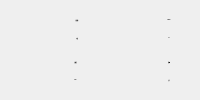
       <widget class="QWidget" name="widget0301" native="true">
        <property name="styleSheet">
         <string notr="true">/* 1. 设置 widget0301 容器本身的背景与圆角 */
#widget0301 {
    background-color: rgb(208, 107, 39);
    border-radius: 20px;
}

/* 2. 设置 widget0301 内部所有 QLabel 的样式 */
#widget0301 QLabel {
    background-color: transparent; /* 核心：去掉讨厌的黑色/白色块 */
    font-size: 20px;
    font-weight: bold;
    color: white;                  /* 确保文字在橙色背景上清晰可见 */
}</string>
        </property>
        <layout class="QGridLayout" name="gridLayout">
         <item row="0" column="0">
          <layout class="QHBoxLayout" name="horizontalLayout_3">
           <item>
            <widget class="QLabel" name="labelFX">
             <property name="minimumSize">
              <size>
               <width>30</width>
               <height>30</height>
              </size>
             </property>
             <property name="maximumSize">
              <size>
               <width>70</width>
               <height>70</height>
              </size>
             </property>
             <property name="text">
              <string/>
             </property>
             <property name="pixmap">
              <pixmap resource="../../res/res.qrc">:/img/wind.png</pixmap>
             </property>
             <property name="scaledContents">
              <bool>true</bool>
             </property>
            </widget>
           </item>
           <item>
            <layout class="QVBoxLayout" name="verticalLayout_2">
             <property name="spacing">
              <number>0</number>
             </property>
             <item>
              <widget class="QLabel" name="labelFXType">
               <property name="font">
                <font>
                 <pointsize>-1</pointsize>
                 <weight>75</weight>
                 <bold>true</bold>
                </font>
               </property>
               <property name="text">
                <string>东南风</string>
               </property>
               <property name="alignment">
                <set>Qt::AlignCenter</set>
               </property>
              </widget>
             </item>
             <item>
              <widget class="QLabel" name="labelFXType_2">
               <property name="font">
                <font>
                 <pointsize>-1</pointsize>
                 <weight>75</weight>
                 <bold>true</bold>
                </font>
               </property>
               <property name="text">
                <string>2级</string>
               </property>
               <property name="alignment">
                <set>Qt::AlignCenter</set>
               </property>
              </widget>
             </item>
            </layout>
           </item>
          </layout>
         </item>
         <item row="0" column="1">
          <layout class="QHBoxLayout" name="horizontalLayout_4">
           <item>
            <widget class="QLabel" name="labelFX_3">
             <property name="minimumSize">
              <size>
               <width>30</width>
               <height>30</height>
              </size>
             </property>
             <property name="maximumSize">
              <size>
               <width>70</width>
               <height>70</height>
              </size>
             </property>
             <property name="text">
              <string/>
             </property>
             <property name="pixmap">
              <pixmap resource="../../res/res.qrc">:/img/pm25.png</pixmap>
             </property>
             <property name="scaledContents">
              <bool>true</bool>
             </property>
            </widget>
           </item>
           <item>
            <layout class="QVBoxLayout" name="verticalLayout_5">
             <property name="spacing">
              <number>0</number>
             </property>
             <item>
              <widget class="QLabel" name="labelPM25">
               <property name="font">
                <font>
                 <pointsize>-1</pointsize>
                 <weight>75</weight>
                 <bold>true</bold>
                </font>
               </property>
               <property name="text">
                <string>PM2.5</string>
               </property>
               <property name="alignment">
                <set>Qt::AlignCenter</set>
               </property>
              </widget>
             </item>
             <item>
              <widget class="QLabel" name="labelPM25Data">
               <property name="font">
                <font>
                 <pointsize>-1</pointsize>
                 <weight>75</weight>
                 <bold>true</bold>
                </font>
               </property>
               <property name="text">
                <string>24</string>
               </property>
               <property name="alignment">
                <set>Qt::AlignCenter</set>
               </property>
              </widget>
             </item>
            </layout>
           </item>
          </layout>
         </item>
         <item row="1" column="0">
          <layout class="QHBoxLayout" name="horizontalLayout_5">
           <property name="spacing">
            <number>0</number>
           </property>
           <item>
            <widget class="QLabel" name="labelFX_5">
             <property name="minimumSize">
              <size>
               <width>30</width>
               <height>30</height>
              </size>
             </property>
             <property name="maximumSize">
              <size>
               <width>70</width>
               <height>70</height>
              </size>
             </property>
             <property name="text">
              <string/>
             </property>
             <property name="pixmap">
              <pixmap resource="../../res/res.qrc">:/img/humidity.png</pixmap>
             </property>
             <property name="scaledContents">
              <bool>true</bool>
             </property>
            </widget>
           </item>
           <item>
            <layout class="QVBoxLayout" name="verticalLayout_8">
             <item>
              <widget class="QLabel" name="labelShidu">
               <property name="font">
                <font>
                 <pointsize>-1</pointsize>
                 <weight>75</weight>
                 <bold>true</bold>
                </font>
               </property>
               <property name="text">
                <string>湿度</string>
               </property>
               <property name="alignment">
                <set>Qt::AlignCenter</set>
               </property>
              </widget>
             </item>
             <item>
              <widget class="QLabel" name="labelShiduData">
               <property name="font">
                <font>
                 <pointsize>-1</pointsize>
                 <weight>75</weight>
                 <bold>true</bold>
                </font>
               </property>
               <property name="text">
                <string>85%</string>
               </property>
               <property name="alignment">
                <set>Qt::AlignCenter</set>
               </property>
              </widget>
             </item>
            </layout>
           </item>
          </layout>
         </item>
         <item row="1" column="1">
          <layout class="QHBoxLayout" name="horizontalLayout_6">
           <item>
            <widget class="QLabel" name="labelFX_4">
             <property name="minimumSize">
              <size>
               <width>30</width>
               <height>30</height>
              </size>
             </property>
             <property name="maximumSize">
              <size>
               <width>70</width>
               <height>70</height>
              </size>
             </property>
             <property name="text">
              <string/>
             </property>
             <property name="pixmap">
              <pixmap resource="../../res/res.qrc">:/img/airQi.png</pixmap>
             </property>
             <property name="scaledContents">
              <bool>true</bool>
             </property>
            </widget>
           </item>
           <item>
            <layout class="QVBoxLayout" name="verticalLayout">
             <property name="spacing">
              <number>0</number>
             </property>
             <item>
              <widget class="QLabel" name="labelair">
               <property name="font">
                <font>
                 <pointsize>-1</pointsize>
                 <weight>75</weight>
                 <bold>true</bold>
                </font>
               </property>
               <property name="text">
                <string>空气</string>
               </property>
               <property name="alignment">
                <set>Qt::AlignCenter</set>
               </property>
              </widget>
             </item>
             <item>
              <widget class="QLabel" name="labelairData">
               <property name="font">
                <font>
                 <pointsize>-1</pointsize>
                 <weight>75</weight>
                 <bold>true</bold>
                </font>
               </property>
               <property name="text">
                <string>优</string>
               </property>
               <property name="alignment">
                <set>Qt::AlignCenter</set>
               </property>
              </widget>
             </item>
            </layout>
           </item>
          </layout>
         </item>
        </layout>
       </widget>
